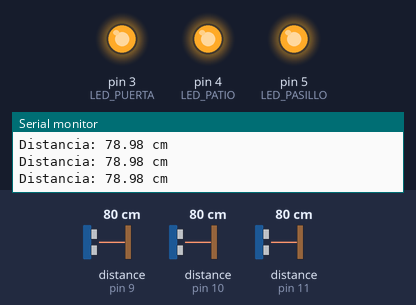
The sketch below on a simulated Arduino Uno, built with avr-gcc and run on an emulated ATmega328P. Parts: output pins drawn as LEDs (lit = HIGH), the last lines printed to the serial monitor. Wiring (inferred from the names in the program): 3 × ultrasonic range finder: trigger pin 6, echo pin 9 / trigger pin 7, echo pin 10 / trigger pin 8, echo pin 11. The test bench sets the inputs (shaded band); at power-on: distance to the obstacle (sensors on pin 9, pin 10, pin 11) 80 cm. The echo pulse lasts 58.3 µs per cm; pins used as bus, display or sensor lines are not drawn.

Above: at 1.2 s.
1.3 s: distance to the obstacle (sensor on pin 9) set to 200 cm
2.8 s: distance to the obstacle (sensor on pin 9) set to 207 cm
At 4.3 s:
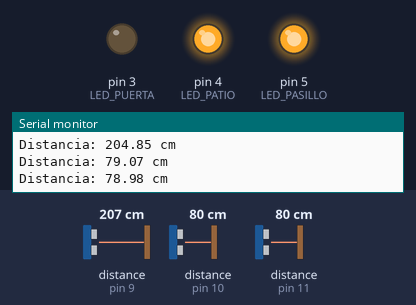
4.6 s: distance to the obstacle (sensor on pin 10) set to 199 cm
6.1 s: distance to the obstacle (sensor on pin 10) set to 206 cm
At 7.4 s:
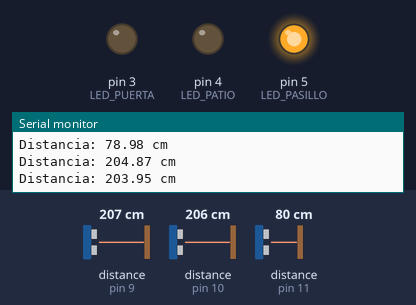
7.8 s: distance to the obstacle (sensor on pin 11) set to 197 cm
9.3 s: distance to the obstacle (sensor on pin 11) set to 206 cm
At 10.7 s:
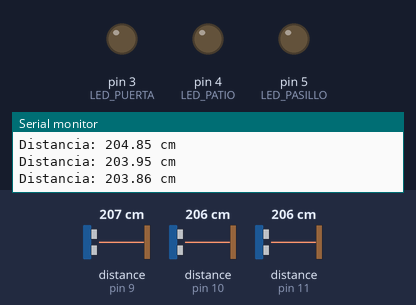
Timing chart, 0 to 12.0 s (numbered marks = the images above; inputs shaded):
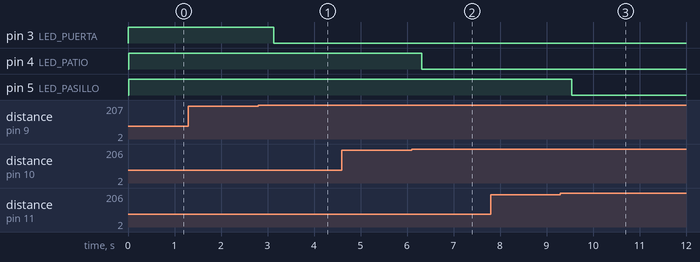

Measured:
- the behaviour switches between 202 and 203 cm on distance to the obstacle (sensor on pin 9) (found by bisection; images 0 and 1)
- the behaviour switches between 202 and 203 cm on distance to the obstacle (sensor on pin 10) (found by bisection; images 1 and 2)
- the behaviour switches between 202 and 203 cm on distance to the obstacle (sensor on pin 11) (found by bisection; images 2 and 3)
- after the input at 2.8 s, pin 3 (LED_PUERTA): HIGH → LOW after 0.34 s
- after the input at 6.1 s, pin 4 (LED_PATIO): HIGH → LOW after 0.22 s
- after the input at 9.3 s, pin 5 (LED_PASILLO): HIGH → LOW after 0.24 s

The sketch:

Codigoprueba1.ino
```cpp
const int TRIG_PUERTA = 6;
const int ECHO_PUERTA = 9;
const int TRIG_PATIO = 7;
const int ECHO_PATIO = 10;
const int TRIG_PASILLO = 8;
const int ECHO_PASILLO = 11;

const int LED_PUERTA = 3;
const int LED_PATIO = 4;
const int LED_PASILLO = 5;

//Estados de activación de los sensores
bool puerta_activo = true;
bool patio_activo = true;
bool pasillo_activo = true;

//Umbral de distancia para activar el LED (en cm)
const int DISTANCE_THRESHOLD = 200;

void setup() {
  Serial.begin(9600);

  // Configurar sensores ultrasónicos
  pinMode(TRIG_PUERTA, OUTPUT);
  pinMode(ECHO_PUERTA, INPUT);
  pinMode(TRIG_PATIO, OUTPUT);
  pinMode(ECHO_PATIO, INPUT);
  pinMode(TRIG_PASILLO, OUTPUT);
  pinMode(ECHO_PASILLO, INPUT);

  // Configurar LEDs
  pinMode(LED_PUERTA, OUTPUT);
  pinMode(LED_PATIO, OUTPUT);
  pinMode(LED_PASILLO, OUTPUT);
}

void loop() {
  // Leer comandos de la PC
  if (Serial.available()) {
    String comando = Serial.readStringUntil('\n');
    if (comando == "puerta:ON") puerta_activo = true;
    if (comando == "puerta:OFF") puerta_activo = false;
    if (comando == "patio:ON") patio_activo = true;
    if (comando == "patio:OFF") patio_activo = false;
    if (comando == "pasillo:ON") pasillo_activo = true;
    if (comando == "pasillo:OFF") pasillo_activo = false;
  }

  // Verificar sensores y controlar LEDs
  if (puerta_activo && medirDistancia(TRIG_PUERTA, ECHO_PUERTA) < DISTANCE_THRESHOLD)
    digitalWrite(LED_PUERTA, HIGH);
  else
    digitalWrite(LED_PUERTA, LOW);

  if (patio_activo && medirDistancia(TRIG_PATIO, ECHO_PATIO) < DISTANCE_THRESHOLD)
    digitalWrite(LED_PATIO, HIGH);
  else
    digitalWrite(LED_PATIO, LOW);

  if (pasillo_activo && medirDistancia(TRIG_PASILLO, ECHO_PASILLO) < DISTANCE_THRESHOLD)
    digitalWrite(LED_PASILLO, HIGH);
  else
    digitalWrite(LED_PASILLO, LOW);

  delay(500); // Pequeño retardo
}

// Función para medir la distancia con el sensor ultrasónico
float medirDistancia(int trig, int echo) {
  digitalWrite(trig, LOW);
  delayMicroseconds(2);
  digitalWrite(trig, HIGH);
  delayMicroseconds(10);
  digitalWrite(trig, LOW);

  long duration = pulseIn(echo, HIGH);
  float distancia = duration * 0.017; // Convertir tiempo a cm

  Serial.print("Distancia: ");
  Serial.print(distancia);
  Serial.println(" cm");

  return distancia;
}
```
